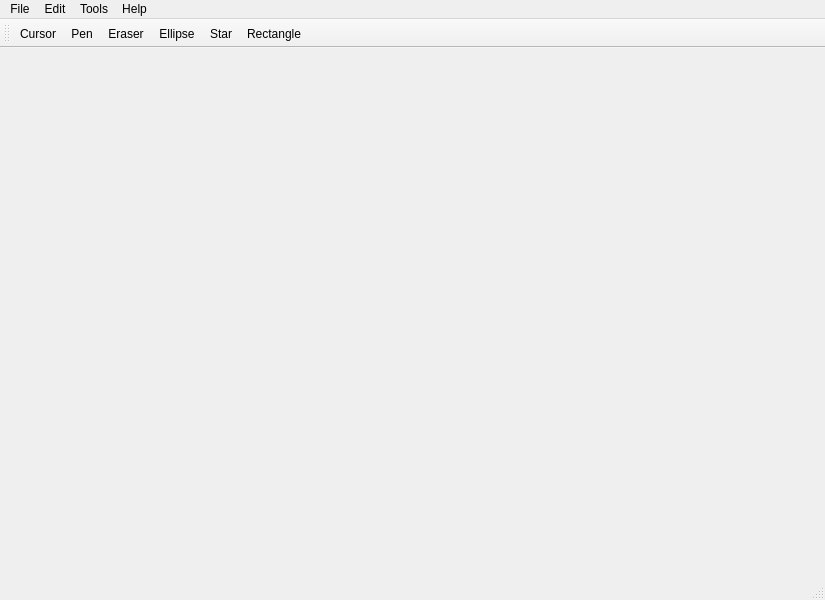
<?xml version="1.0" encoding="UTF-8"?>
<ui version="4.0">
 <class>MainWindow</class>
 <widget class="QMainWindow" name="MainWindow">
  <property name="geometry">
   <rect>
    <x>0</x>
    <y>0</y>
    <width>825</width>
    <height>600</height>
   </rect>
  </property>
  <property name="windowTitle">
   <string>MainWindow</string>
  </property>
  <widget class="QWidget" name="centralWidget">
   <layout class="QHBoxLayout" name="horizontalLayout">
    <item>
     <layout class="QVBoxLayout" name="listLayout"/>
    </item>
    <item>
     <layout class="QVBoxLayout" name="viewLayout"/>
    </item>
   </layout>
  </widget>
  <widget class="QMenuBar" name="menuBar">
   <property name="geometry">
    <rect>
     <x>0</x>
     <y>0</y>
     <width>825</width>
     <height>22</height>
    </rect>
   </property>
   <widget class="QMenu" name="menuFile">
    <property name="title">
     <string>File</string>
    </property>
    <addaction name="actionAdd_Image"/>
    <addaction name="actionQuit"/>
   </widget>
   <widget class="QMenu" name="menuEdit">
    <property name="title">
     <string>Edit</string>
    </property>
   </widget>
   <widget class="QMenu" name="menuTools">
    <property name="title">
     <string>Tools</string>
    </property>
    <addaction name="actionCursor"/>
    <addaction name="actionPen"/>
    <addaction name="actionEraser"/>
    <addaction name="actionEllipse"/>
    <addaction name="actionRectangle"/>
    <addaction name="actionStar"/>
   </widget>
   <widget class="QMenu" name="menuHelp">
    <property name="title">
     <string>Help</string>
    </property>
    <addaction name="actionAbout"/>
   </widget>
   <addaction name="menuFile"/>
   <addaction name="menuEdit"/>
   <addaction name="menuTools"/>
   <addaction name="menuHelp"/>
  </widget>
  <widget class="QToolBar" name="mainToolBar">
   <attribute name="toolBarArea">
    <enum>TopToolBarArea</enum>
   </attribute>
   <attribute name="toolBarBreak">
    <bool>false</bool>
   </attribute>
   <addaction name="actionCursor"/>
   <addaction name="actionPen"/>
   <addaction name="actionEraser"/>
   <addaction name="actionEllipse"/>
   <addaction name="actionStar"/>
   <addaction name="actionRectangle"/>
  </widget>
  <widget class="QStatusBar" name="statusBar"/>
  <action name="actionAdd_Image">
   <property name="icon">
    <iconset resource="resource.qrc">
     <normaloff>:/images/open.png</normaloff>:/images/open.png</iconset>
   </property>
   <property name="text">
    <string>Add Image</string>
   </property>
  </action>
  <action name="actionQuit">
   <property name="icon">
    <iconset resource="resource.qrc">
     <normaloff>:/images/close.png</normaloff>:/images/close.png</iconset>
   </property>
   <property name="text">
    <string>Quit</string>
   </property>
  </action>
  <action name="actionPen">
   <property name="icon">
    <iconset resource="resource.qrc">
     <normaloff>:/images/pen.png</normaloff>:/images/pen.png</iconset>
   </property>
   <property name="text">
    <string>Pen</string>
   </property>
  </action>
  <action name="actionEraser">
   <property name="icon">
    <iconset resource="resource.qrc">
     <normaloff>:/images/eraser.png</normaloff>:/images/eraser.png</iconset>
   </property>
   <property name="text">
    <string>Eraser</string>
   </property>
  </action>
  <action name="actionEllipse">
   <property name="icon">
    <iconset resource="resource.qrc">
     <normaloff>:/images/ellipse.png</normaloff>:/images/ellipse.png</iconset>
   </property>
   <property name="text">
    <string>Ellipse</string>
   </property>
  </action>
  <action name="actionRectangle">
   <property name="icon">
    <iconset resource="resource.qrc">
     <normaloff>:/images/rectangle.png</normaloff>:/images/rectangle.png</iconset>
   </property>
   <property name="text">
    <string>Rectangle</string>
   </property>
  </action>
  <action name="actionStar">
   <property name="icon">
    <iconset resource="resource.qrc">
     <normaloff>:/images/star.png</normaloff>:/images/star.png</iconset>
   </property>
   <property name="text">
    <string>Star</string>
   </property>
  </action>
  <action name="actionAbout">
   <property name="icon">
    <iconset resource="resource.qrc">
     <normaloff>:/images/about.png</normaloff>:/images/about.png</iconset>
   </property>
   <property name="text">
    <string>About</string>
   </property>
  </action>
  <action name="actionCursor">
   <property name="icon">
    <iconset resource="resource.qrc">
     <normaloff>:/images/cursor.png</normaloff>:/images/cursor.png</iconset>
   </property>
   <property name="text">
    <string>Cursor</string>
   </property>
  </action>
 </widget>
 <layoutdefault spacing="6" margin="11"/>
 <resources>
  <include location="resource.qrc"/>
 </resources>
 <connections/>
</ui>
